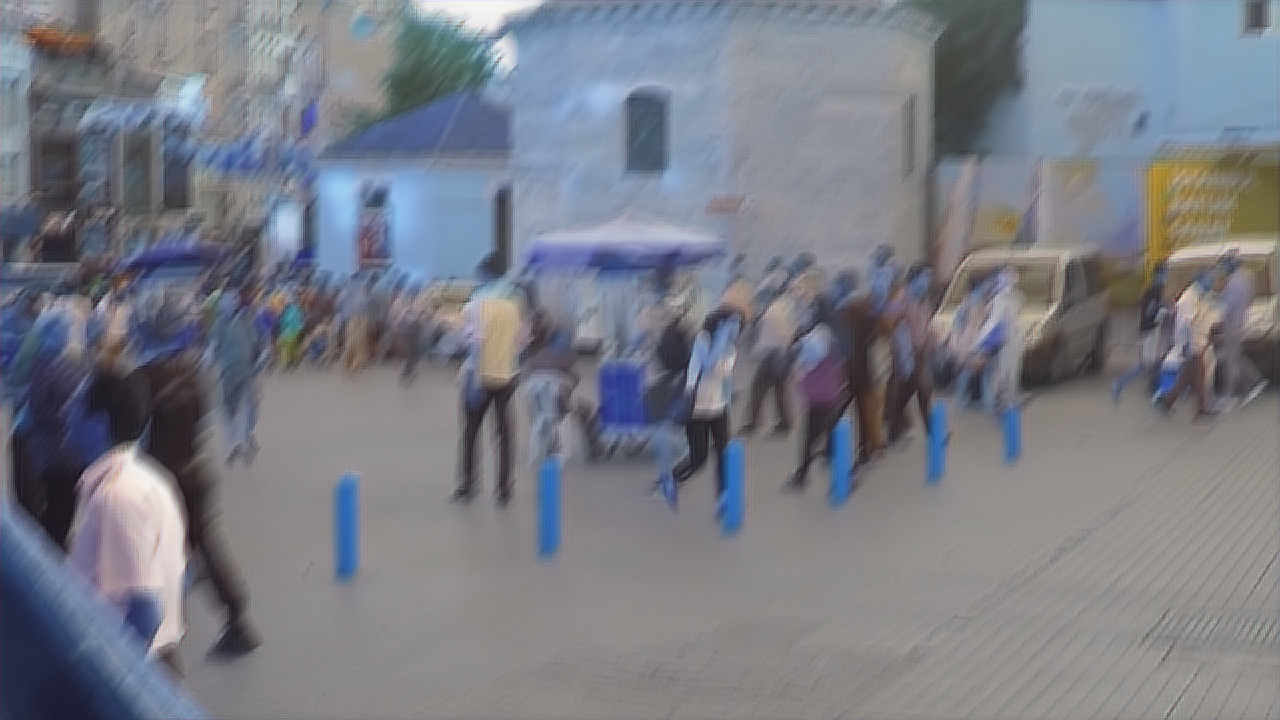
#> input picture out/1GOPR0384_11_00_000001.png, 1280 x 720 px; its folder holds 3 pictures in this run
$ python score_image.py   (older library calls are emulated)
#> lines starting #> are read from the running program, lines starting #| are printed output that depends on the picture
import cv2
import pandas as pd
# from utils import load_images_score
from iqa.measure import IQA
import glob
import pandas as pd
def variance_of_laplacian(image):
    return cv2.Laplacian(image, cv2.CV_64F).var()

path_out_csv = "/home/minhhoang/Desktop/score_Img_valapcian/Folder_calculate_score/filecsv/"

def score_blur_image(paths, name_img=""):
#> called with name_img = ''
	score = []
	for imagePath in paths:
		image = cv2.imread(imagePath)
#> image is the input picture: shape (720, 1280, 3); mean B, G, R 133, 123.8, 121.3
		image = cv2.resize(image,(256,256))
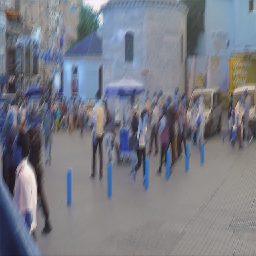
#> image: shape (256, 256, 3); mean B, G, R 133, 123.8, 121.2
		if name_img!="":
			name_img.append(imagePath) # add name img to file csv
		gray = cv2.cvtColor(image, cv2.COLOR_BGR2GRAY)
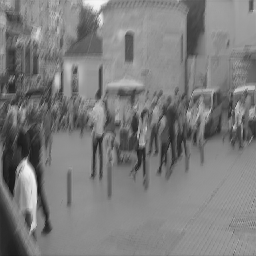
#> gray: shape (256, 256); min 21, max 245, mean 124.1
		fm = variance_of_laplacian(gray)
#> fm = 471

		score.append(fm)
#> pass 2 of the loop in score_blur_image, `for imagePath in paths:`:
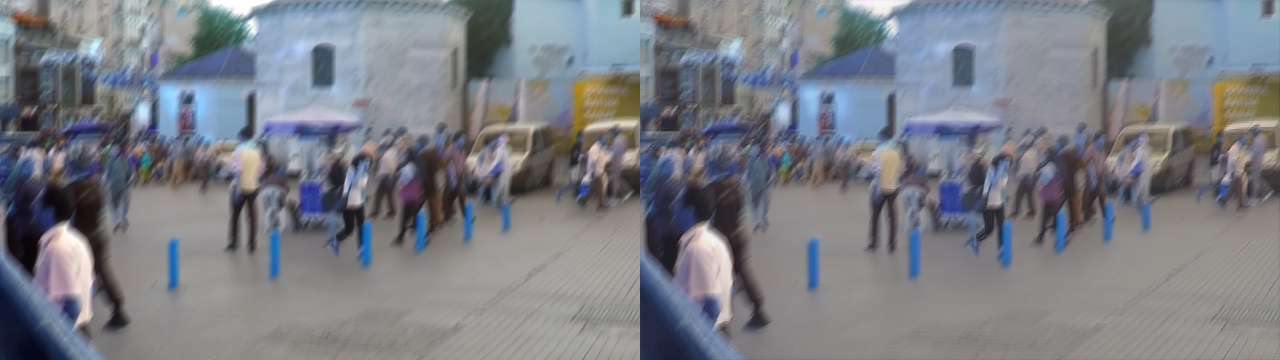
#> input picture out/2GOPR0384_11_00_000001.png, 2560 x 720 px (shown at 1/2 size)
#> in score_blur_image, image is the input picture: shape (720, 2560, 3); mean B, G, R 132.1, 124.8, 122.1
#> in score_blur_image, `image = cv2.resize(image,(256,256))`:
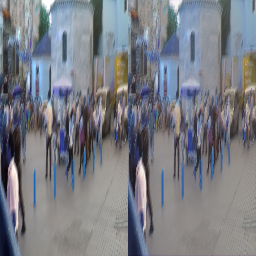
#> image: shape (256, 256, 3); mean B, G, R 132, 124.6, 122
#> in score_blur_image, `gray = cv2.cvtColor(image, cv2.COLOR_BGR2GRAY)`:
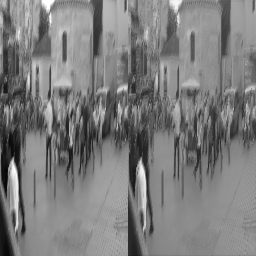
#> gray: shape (256, 256); min 6, max 255, mean 124.7
#> fm = 1001.1
#> pass 3 of the loop in score_blur_image, `for imagePath in paths:`:
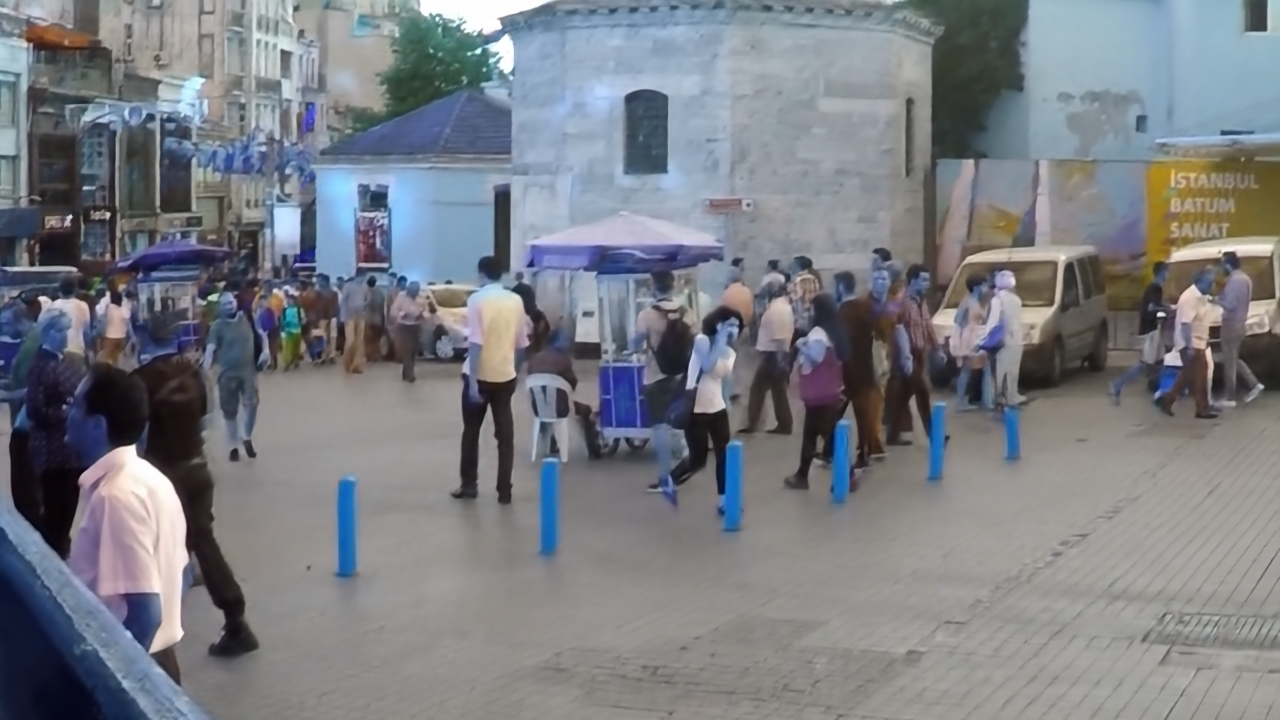
#> input picture out/GOPR0384_11_00_000001.png, 1280 x 720 px
#> in score_blur_image, image is the input picture: shape (720, 1280, 3); mean B, G, R 131.6, 125.3, 122.2
#> in score_blur_image, `image = cv2.resize(image,(256,256))`:
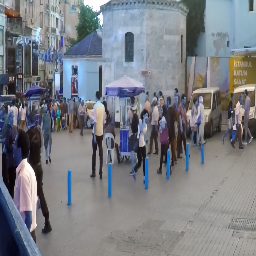
#> image: shape (256, 256, 3); mean B, G, R 131.6, 125.3, 122.1
#> in score_blur_image, `gray = cv2.cvtColor(image, cv2.COLOR_BGR2GRAY)`:
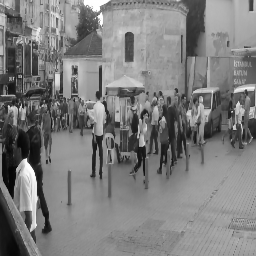
#> gray: shape (256, 256); min 5, max 255, mean 125.1
#> fm = 1994.4
	return score

def score_img(path, name_csv):
	load_file = load_images_score(path)
	img_blur, img_deblur, img_sharp, img_name = load_file['img_blur'], load_file['img_deblur'], load_file['img_sharp'], load_file['name_img']

	score_blur, score_deblur, score_sharp = [], [], []
	for i in range(len(img_blur)) :
		# cv2.imshow("ancd",img_blur[i])
		# cv2.waitKey()
		gray_b = cv2.cvtColor(img_blur[i], cv2.COLOR_BGR2GRAY)
		fm_b = variance_of_laplacian(gray_b)

		gray_d = cv2.cvtColor(img_deblur[i], cv2.COLOR_BGR2GRAY)
		fm_d = variance_of_laplacian(gray_d)

		gray_s = cv2.cvtColor(img_sharp[i], cv2.COLOR_BGR2GRAY)
		fm_s = variance_of_laplacian(gray_s)

		score_blur.append(fm_b)
		score_deblur.append()
		score_sharp.append(fm_s)
	dict = {'name_image': img_name, 'score_Sharp': score_sharp,
			'score_Blur': score_blur, 'score_GAN_sharp':score_deblur}
	df = pd.DataFrame(dict)
	df.to_csv(path_out_csv+name_csv)
	print("Done")

if __name__ == "__main__":
	path_gt = glob.glob("/home/minhhoang/Desktop/image_DA/sharp/*")
	path_ori = glob.glob("out/*")
	path_me = glob.glob("out_92/*")
	mssim_ori_gt = []
	mssim_me_gt = []

	psnr_ori_gt = []
	psnr_me_gt = []

	vifp_ori_gt = []
	vifp_me_gt = []

	name_img = []

	score_paper = []
	score_me = []

	score_paper = score_blur_image(path_ori)
#> score_paper = [471, 1001.1, 1994.4]
	score_me = score_blur_image(path_me)


	dict = {'name_image': name_img, 'score_paper': score_paper, 'score_me': score_me}
#> dict = {'name_image': [], 'score_paper': [471, 1001.1, 1994.4], 'score_me': []}

#> (the run stopped early here; a loop or call above may not have finished)
